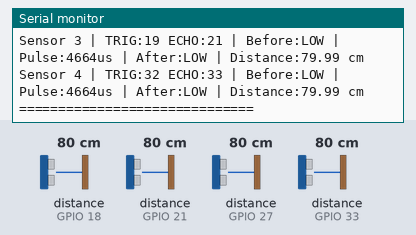
Bench run of a sketch on a simulated ESP32. Parts: the last lines printed to the serial monitor. Wiring (inferred from the names in the program): 4 × ultrasonic range finder: trigger GPIO 5, echo GPIO 18 / trigger GPIO 19, echo GPIO 21 / trigger GPIO 26, echo GPIO 27 / trigger GPIO 32, echo GPIO 33. The test bench sets the inputs (shaded band); at power-on: distance to the obstacle (sensors on GPIO 33, GPIO 18, GPIO 21, GPIO 27) 80 cm. The echo pulse lasts 58.3 µs per cm; the local clock reads 2024-03-15 10:24:30 at power-on unless the sketch sets it; random numbers use the default seed unless the sketch sets one.

Above: at 2.2 s.
2.3 s: distance to the obstacle (sensor on GPIO 33) set to 120 cm
At 3.3 s:
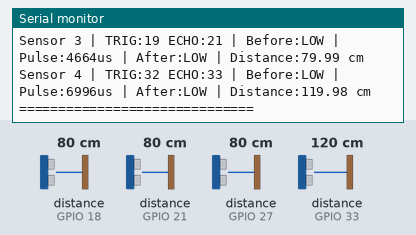
6.0 s: distance to the obstacle (sensor on GPIO 18) set to 2 cm
7.5 s: distance to the obstacle (sensor on GPIO 21) set to 2 cm
At 8.2 s:
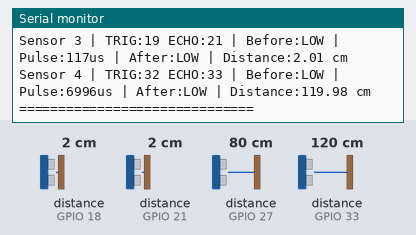
9.0 s: distance to the obstacle (sensor on GPIO 27) set to 2 cm
10.5 s: distance to the obstacle (sensor on GPIO 18) set to 4 cm
12.0 s: distance to the obstacle (sensor on GPIO 18) set to 60 cm
Timing chart, 0 to 15.0 s (numbered marks = the images above; inputs shaded):
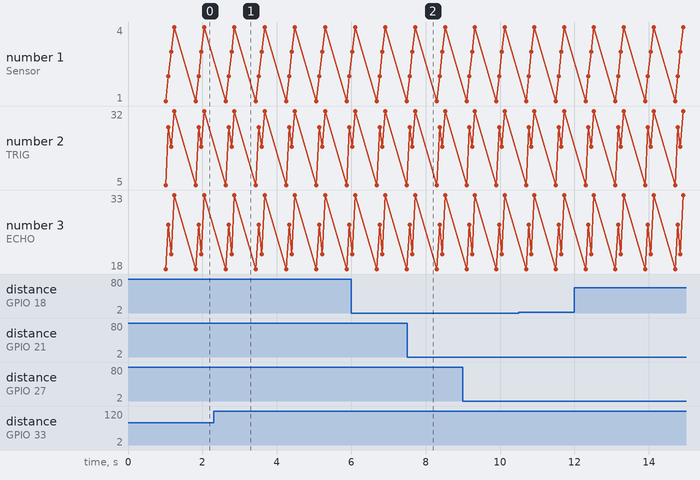

Measured:
- after the input at 2.3 s, the serial monitor: prints a new line after 0.56 s (image 1)
- after the input at 7.5 s, the serial monitor: prints a new line after 0.14 s (image 2)

The sketch:

hc_sr04_test.ino
```cpp
/*
  ESP32 + 4 HC-SR04
  COMPLETE DIAGNOSTIC TEST

  Sensor 1: TRIG 5,  ECHO 18
  Sensor 2: TRIG 26, ECHO 27
  Sensor 3: TRIG 19, ECHO 21
  Sensor 4: TRIG 32,  ECHO 33

  IMPORTANT:
  Each Echo must be safely level-shifted
  from 5V to 3.3V.
*/

#include "cloud_publish.h"

const int TOTAL_SENSORS = 4;

const int trigPins[4] = {5, 26, 19, 32};
const int echoPins[4] = {18, 27, 21, 33};

void setup() {
  Serial.begin(115200);
  delay(1000);

  for (int i = 0; i < TOTAL_SENSORS; i++) {
    pinMode(trigPins[i], OUTPUT);
    pinMode(echoPins[i], INPUT);

    digitalWrite(trigPins[i], LOW);
  }

  Serial.println("============================");
  Serial.println("4 SENSOR DIAGNOSTIC SYSTEM");
  Serial.println("============================");
  Cloud::begin();
}

Cloud::Diagnostic testSensor(int sensorNumber) {

  int index = sensorNumber - 1;

  int trig = trigPins[index];
  int echo = echoPins[index];

  // Check Echo before triggering
  int echoBefore = digitalRead(echo);

  // Generate ultrasonic trigger
  digitalWrite(trig, LOW);
  delayMicroseconds(5);

  digitalWrite(trig, HIGH);
  delayMicroseconds(10);
  digitalWrite(trig, LOW);

  // Measure Echo pulse
  unsigned long duration =
      pulseIn(echo, HIGH, 30000UL);

  // Check Echo after measurement
  int echoAfter = digitalRead(echo);

  Serial.print("Sensor ");
  Serial.print(sensorNumber);

  Serial.print(" | TRIG:");
  Serial.print(trig);

  Serial.print(" ECHO:");
  Serial.print(echo);

  Serial.print(" | Before:");
  Serial.print(echoBefore == HIGH ? "HIGH" : "LOW");

  Serial.print(" | Pulse:");
  Serial.print(duration);
  Serial.print("us");

  Serial.print(" | After:");
  Serial.print(echoAfter == HIGH ? "HIGH" : "LOW");

  if (duration == 0) {

    Serial.println(" | NO ECHO");

  } else {

    float distance = duration * 0.0343 / 2.0;

    Serial.print(" | Distance:");
    Serial.print(distance, 2);
    Serial.println(" cm");
  }
  return {duration, echoBefore == HIGH, echoAfter == HIGH};
}

void loop() {

  Serial.println();
  Serial.println("========== NEW TEST ==========");

  Cloud::Diagnostic observations[TOTAL_SENSORS];
  const time_t sampledAt = time(nullptr);
  for (int i = 1; i <= TOTAL_SENSORS; i++) {

    observations[i - 1] = testSensor(i);

    // Reduce sensor interference
    delay(70);
  }

  Serial.println("==============================");
  Cloud::submit(observations, sampledAt);

  delay(500);
}
```

cloud_publish.h
```cpp
#pragma once

#if __has_include("secrets.h")
#include "secrets.h"
#include <HTTPClient.h>
#include <WiFi.h>
#include <WiFiClientSecure.h>
#include <esp_system.h>
#include <time.h>

namespace Cloud {
struct Diagnostic {
  unsigned long pulseUs;
  bool beforeHigh;
  bool afterHigh;
};

struct Batch {
  Diagnostic sensors[4];
  uint32_t sequence;
  time_t sampledAt;
};

static QueueHandle_t outgoing;
static char bootId[33];
static uint32_t nextSequence;

static int publish(const Batch& batch) {
  char body[640];
  int size = snprintf(body, sizeof(body),
    "{\"deviceId\":\"%s\",\"bootId\":\"%s\",\"seq\":%lu,\"sampledAtMs\":%lld,\"readings\":[",
    CLOUD_DEVICE_ID, bootId, (unsigned long)batch.sequence, (long long)batch.sampledAt * 1000);
  if (size < 0 || size >= (int)sizeof(body)) return 400;
  for (int i = 0; i < 4; i++) {
    const auto& row = batch.sensors[i];
    int written = snprintf(body + size, sizeof(body) - size,
      "%s{\"binId\":\"BIN-00%d\",\"pulseUs\":%lu,\"beforeHigh\":%s,\"afterHigh\":%s}",
      i ? "," : "", i + 1, row.pulseUs, row.beforeHigh ? "true" : "false", row.afterHigh ? "true" : "false");
    if (written < 0 || written >= (int)sizeof(body) - size) return 400;
    size += written;
  }
  if (size + 2 >= (int)sizeof(body)) return 400;
  body[size++] = ']';
  body[size++] = '}';
  body[size] = '\0';

  WiFiClientSecure client;
  client.setCACert(CLOUD_ROOT_CA);
  client.setHandshakeTimeout(4);
  HTTPClient http;
  http.setConnectTimeout(4000);
  http.setTimeout(4000);
  if (!http.begin(client, CLOUD_INGEST_URL)) return -1;
  http.addHeader("Content-Type", "application/json");
  http.addHeader("Authorization", String("Bearer ") + CLOUD_DEVICE_TOKEN);
  const int status = http.POST(reinterpret_cast<uint8_t*>(body), size);
  http.end();
  return status;
}

static void worker(void*) {
  WiFi.mode(WIFI_STA);
  WiFi.setAutoReconnect(false);
  configTime(0, 0, "pool.ntp.org", "time.google.com");
  unsigned long lastConnect = millis() - 15000;
  unsigned long retryAt = 0;
  Batch pending{};
  bool hasPending = false;
  int attempts = 0;
  for (;;) {
    const unsigned long now = millis();
    if (xQueueReceive(outgoing, &pending, 0) == pdPASS) {
      hasPending = true;
      attempts = 0;
      retryAt = now;
    }
    if (WiFi.status() != WL_CONNECTED) {
      if (now - lastConnect >= 15000) {
        WiFi.begin(CLOUD_WIFI_SSID, CLOUD_WIFI_PASSWORD);
        lastConnect = now;
      }
    } else if (hasPending && (int32_t)(now - retryAt) >= 0) {
      if (time(nullptr) - pending.sampledAt > 45) hasPending = false;
      else {
        const int status = publish(pending);
        attempts++;
        const bool retryable = status < 0 || status == 429 || status >= 500;
        hasPending = retryable && attempts < 3;
        retryAt = millis() + (attempts == 1 ? 5000 : 10000);
      }
    }
    vTaskDelay(pdMS_TO_TICKS(250));
  }
}

static void begin() {
  if (strncmp(CLOUD_INGEST_URL, "https://", 8) != 0 ||
      strlen(CLOUD_DEVICE_TOKEN) < 32 || strlen(CLOUD_ROOT_CA) < 64) return;
  for (int i = 0; i < 4; i++) snprintf(bootId + i * 8, 9, "%08lx", (unsigned long)esp_random());
  outgoing = xQueueCreate(1, sizeof(Batch));
  if (outgoing && xTaskCreate(worker, "cloud-publish", 12288, nullptr, 1, nullptr) != pdPASS) {
    vQueueDelete(outgoing);
    outgoing = nullptr;
  }
}

static void submit(const Diagnostic (&sensors)[4], time_t sampledAt) {
  static unsigned long lastSample = millis() - 10000;
  if (!outgoing || sampledAt < 1735689600 || millis() - lastSample < 10000) return;
  lastSample = millis();
  Batch batch{};
  memcpy(batch.sensors, sensors, sizeof(batch.sensors));
  batch.sequence = nextSequence++;
  batch.sampledAt = sampledAt;
  xQueueOverwrite(outgoing, &batch);
}
}

#else
#include <time.h>
namespace Cloud {
struct Diagnostic { unsigned long pulseUs; bool beforeHigh; bool afterHigh; };
static void begin() {}
static void submit(const Diagnostic (&)[4], time_t) {}
}
#endif
```

secrets.example.h
```cpp
#pragma once

// Copy to ignored secrets.h and fill locally before compiling for Wi-Fi.
#define CLOUD_WIFI_SSID ""
#define CLOUD_WIFI_PASSWORD ""
#define CLOUD_INGEST_URL "https://YOUR-APP/api/telemetry/ingest"
#define CLOUD_DEVICE_ID "device-cleancity-esp32"
#define CLOUD_DEVICE_TOKEN ""
static const char CLOUD_ROOT_CA[] = R"PEM(
-----BEGIN CERTIFICATE-----
Replace with the trusted CA certificate for the deployed endpoint
-----END CERTIFICATE-----
)PEM";
```
